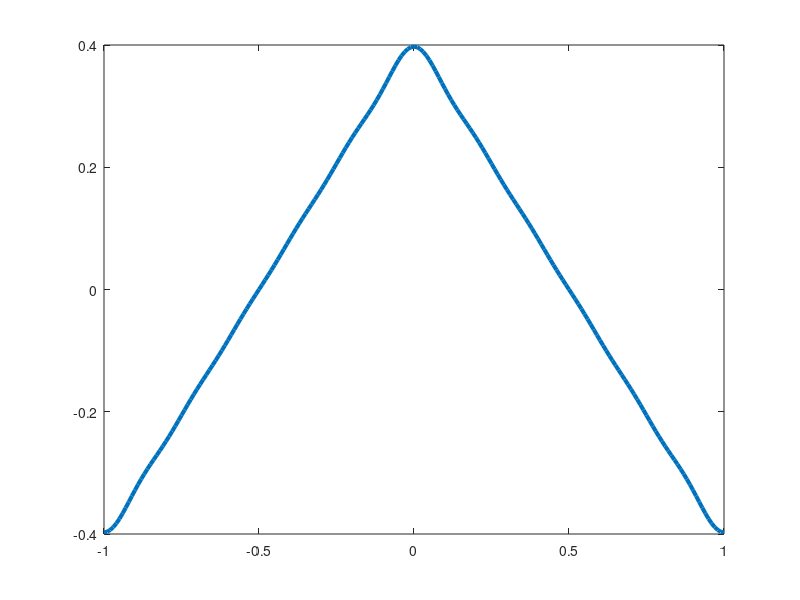

This figure's MATLAB source:
n = 0;
T = 2;
Ts = T / 200; % steps to samples
t=-T/2 : Ts : T/2; % Generate samples
w=(2*pi)/T;
y = 0;
k = 2
k1 = 1/3
for n = 0 : 5
    y = y + ((2*n+1)^-2) * (cos((2*n+1)*w*t)); % Generating triangular wave
end
plot(t, y, 'linewidth', 3) % Plotting


% Plotting K*x(t)

plot(t, (1/3)*y, 'linewidth', 3) % Plotting

